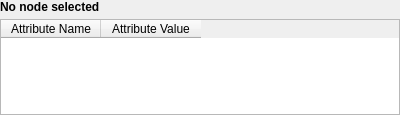
<?xml version="1.0" encoding="UTF-8"?>
<ui version="4.0">
 <class>qDMMLNodeAttributeTableView</class>
 <widget class="QWidget" name="qDMMLNodeAttributeTableView">
  <property name="geometry">
   <rect>
    <x>0</x>
    <y>0</y>
    <width>400</width>
    <height>115</height>
   </rect>
  </property>
  <property name="sizePolicy">
   <sizepolicy hsizetype="Preferred" vsizetype="MinimumExpanding">
    <horstretch>0</horstretch>
    <verstretch>0</verstretch>
   </sizepolicy>
  </property>
  <property name="minimumSize">
   <size>
    <width>0</width>
    <height>115</height>
   </size>
  </property>
  <property name="windowTitle">
   <string>qDMMLNodeAttributeTableView</string>
  </property>
  <layout class="QGridLayout" name="gridLayout">
   <property name="margin">
    <number>0</number>
   </property>
   <item row="0" column="0">
    <widget class="QLabel" name="AttributeTableMessageLabel">
     <property name="sizePolicy">
      <sizepolicy hsizetype="Preferred" vsizetype="Fixed">
       <horstretch>0</horstretch>
       <verstretch>0</verstretch>
      </sizepolicy>
     </property>
     <property name="minimumSize">
      <size>
       <width>0</width>
       <height>13</height>
      </size>
     </property>
     <property name="font">
      <font>
       <weight>75</weight>
       <bold>true</bold>
      </font>
     </property>
     <property name="text">
      <string>No node selected</string>
     </property>
    </widget>
   </item>
   <item row="1" column="0">
    <widget class="QTableWidget" name="NodeAttributesTable">
     <property name="sizePolicy">
      <sizepolicy hsizetype="Preferred" vsizetype="MinimumExpanding">
       <horstretch>0</horstretch>
       <verstretch>1</verstretch>
      </sizepolicy>
     </property>
     <property name="minimumSize">
      <size>
       <width>0</width>
       <height>96</height>
      </size>
     </property>
     <property name="maximumSize">
      <size>
       <width>16777215</width>
       <height>16777215</height>
      </size>
     </property>
     <property name="alternatingRowColors">
      <bool>true</bool>
     </property>
     <attribute name="verticalHeaderVisible">
      <bool>false</bool>
     </attribute>
     <column>
      <property name="text">
       <string>Attribute Name</string>
      </property>
     </column>
     <column>
      <property name="text">
       <string>Attribute Value</string>
      </property>
     </column>
    </widget>
   </item>
  </layout>
 </widget>
 <resources/>
 <connections/>
</ui>
